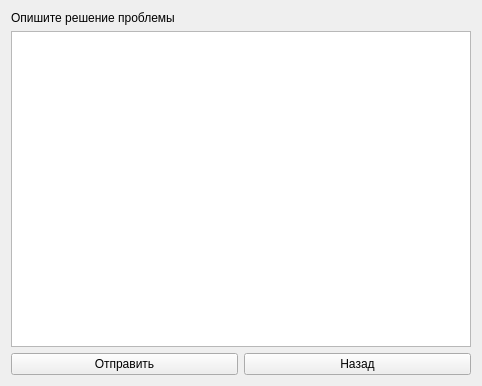
<?xml version="1.0" encoding="UTF-8"?>
<ui version="4.0">
 <class>agentresponsewin</class>
 <widget class="QWidget" name="agentresponsewin">
  <property name="geometry">
   <rect>
    <x>0</x>
    <y>0</y>
    <width>482</width>
    <height>386</height>
   </rect>
  </property>
  <property name="windowTitle">
   <string>Form</string>
  </property>
  <layout class="QGridLayout" name="gridLayout">
   <item row="0" column="0">
    <widget class="QLabel" name="helpLabel">
     <property name="text">
      <string>Опишите решение проблемы</string>
     </property>
    </widget>
   </item>
   <item row="1" column="0" colspan="2">
    <widget class="QTextEdit" name="textEdit"/>
   </item>
   <item row="2" column="0">
    <widget class="QPushButton" name="sendButton">
     <property name="text">
      <string>Отправить</string>
     </property>
    </widget>
   </item>
   <item row="2" column="1">
    <widget class="QPushButton" name="backButton">
     <property name="text">
      <string>Назад</string>
     </property>
    </widget>
   </item>
  </layout>
 </widget>
 <resources/>
 <connections/>
</ui>
